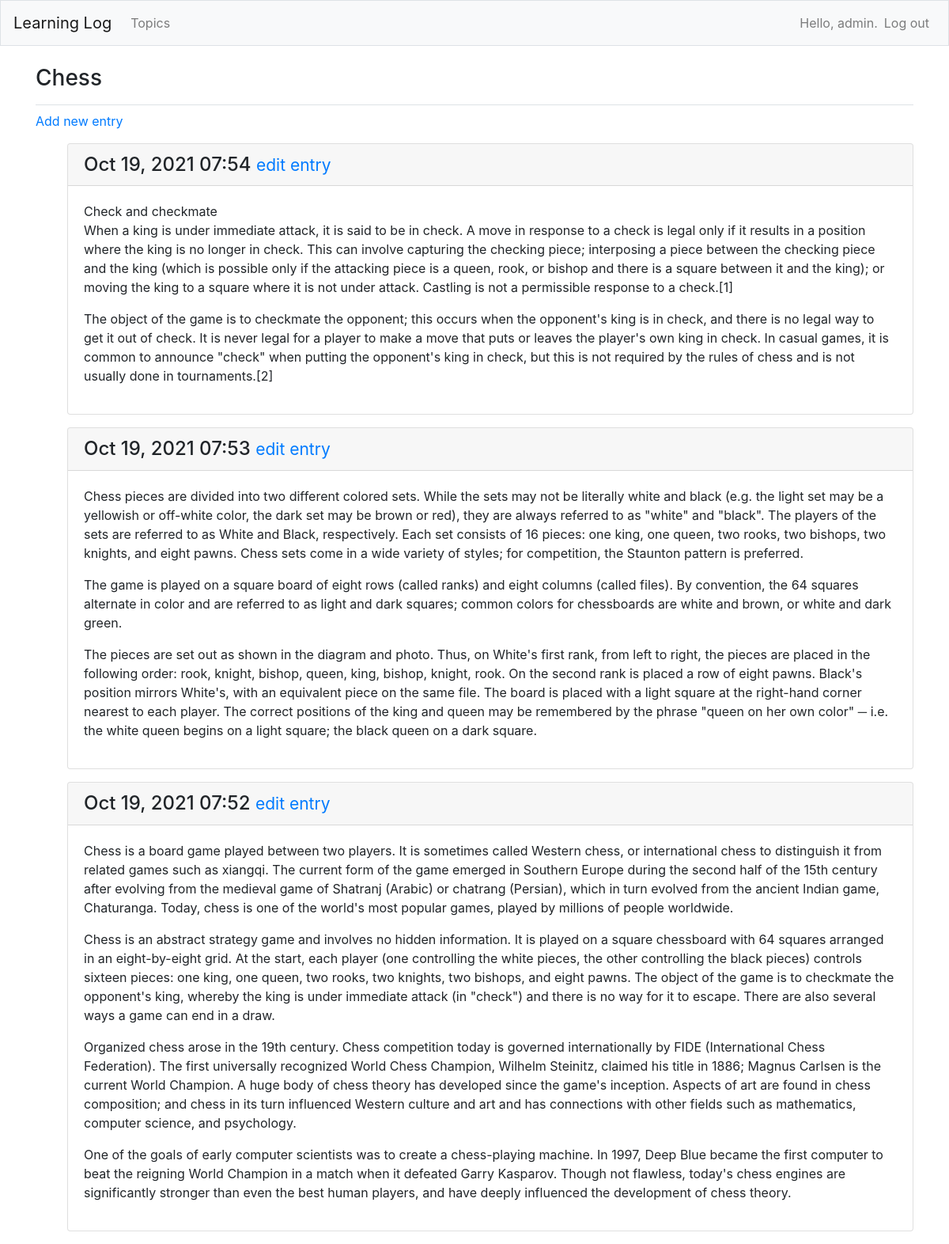
The app's page /topics/1/ (signed in), older data.
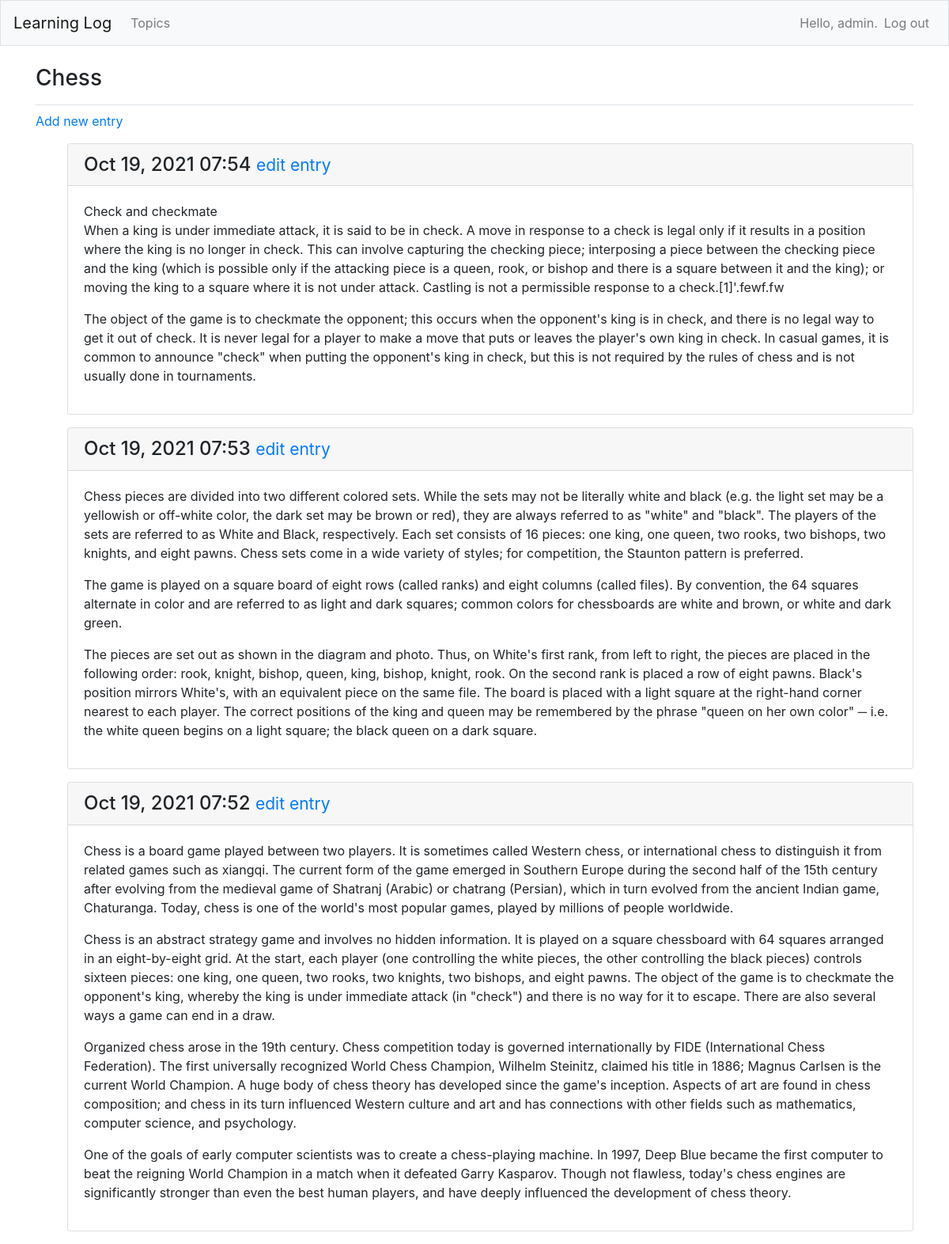
The same page, newer data.
### learning_logs/models.py (models this page shows, shortened)
class Entry(models.Model):
    topic = models.ForeignKey(Topic, on_delete=models.CASCADE)
    text = models.TextField()
    date_added = models.DateTimeField(auto_now_add=True)
    class Meta:
        verbose_name_plural = 'entries'

### learning_logs/views.py (the view)
# urls.py: path('topics/<int:topic_id>/', views.topic, name='topic'),
@login_required()
def topic(request, topic_id):
    topic = Topic.objects.get(id=topic_id)
    check_topic_owner(request, topic)
    entries = topic.entry_set.order_by('-date_added')
    context = {'topic': topic, 'entries': entries}
    return render(request, 'learning_logs/topic.html', context)

### learning_logs/models.py (called while the page is built)
    def __str__(self):
        return self.text

### learning_logs/views.py (called while the page is built)
def check_topic_owner(request, topic):
    if topic.owner != request.user:
        raise Http404

### learning_logs/templates/learning_logs/topic.html
{% extends 'learning_logs/base.html' %}
{% block page_header %}
  <h3>{{ topic }}</h3>
{% endblock page_header %}
{% block content %}
  <p>
    <a href="{% url 'learning_logs:new_entry' topic.id %}">Add new entry</a>
  </p>
  <ul>
  {% for entry in entries %}
    <div class="card mb-3">
      <h4 class="card-header">
        {{ entry.date_added|date:'M d, Y H:i' }}
        <small><a href="{% url 'learning_logs:edit_entry' entry.id %}">
            edit entry</a></small>
      </h4>
      <div class="card-body">
        {{ entry.text|linebreaks }}
      </div>
    </div>
  {% empty %}
    <p>There are no entries for this topic yet.</p>
  {% endfor %}
  </ul>
{% endblock content %}

Row changes from the older to the newer data that the page shows:
changed Entry: text "…permissible response to a check.[1] The object of the game is to checkmate the opponent; this occurs when the opponent's king is in check, and there is no legal way to get it out of check. It is never legal for a player to make a move that puts or leaves the player's own king in check. In casual games, it is common to announce \"check\" when putting the opponent's king in check, but this is not required by the rules of chess and is not usually done in tournaments.[2]" → "…permissible response to a check.[1]'.fewf.fw The object of the game is to checkmate the opponent; this occurs when the opponent's king is in check, and there is no legal way to get it out of check. It is never legal for a player to make a move that puts or leaves the player's own king in check. In casual games, it is common to announce \"check\" when putting the opponent's king in check, but this is not required by the rules of chess and is not usually done in tournaments."
